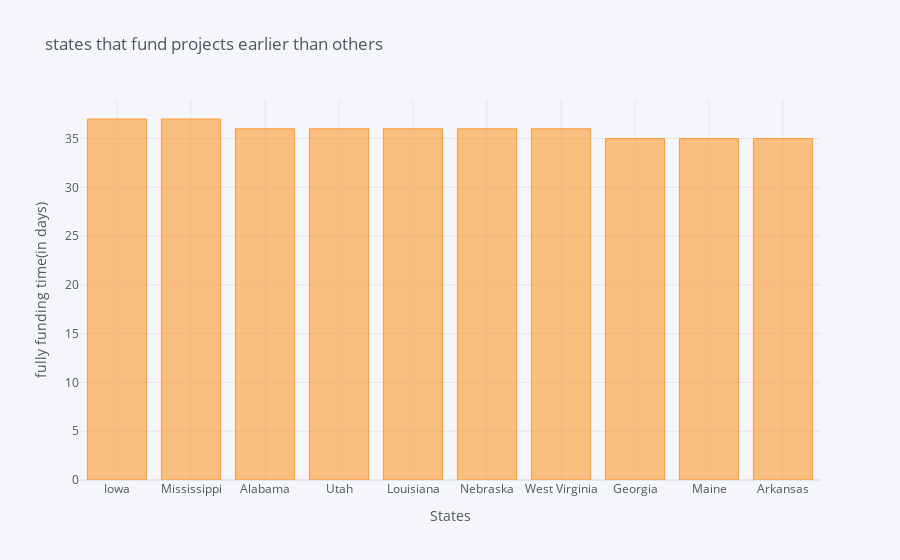

The code cell stored with this chart in its notebook:
### Code cell
slow_funding = slow[slow>32].sort_values(ascending = False).head(10)
slow_funding.iplot(kind='bar' , xTitle='States' , yTitle='fully funding time(in days)',
                title='states that fund projects earlier than others'
                )

### Figure 1 — Plotly figure (JSON) as saved in the notebook; plotly's stock layout.template omitted (floating-point values rounded to 4 significant figures)
{"data": [{"marker": {"color": "rgba(255, 153, 51, 0.6)", "line": {"color": "rgba(255, 153, 51, 1.0)", "width": 1}}, "name": "Funding Time", "orientation": "v", "text": "", "type": "bar", "x": ["Iowa", "Mississippi", "Alabama", "Utah", "Louisiana", "Nebraska", "West Virginia", "Georgia", "Maine", "Arkansas"], "y": [37, 37, 36, 36, 36, 36, 36, 35, 35, 35]}], "layout": {"legend": {"bgcolor": "#F5F6F9", "font": {"color": "#4D5663"}}, "paper_bgcolor": "#F5F6F9", "plot_bgcolor": "#F5F6F9", "title": {"font": {"color": "#4D5663"}, "text": "states that fund projects earlier than others"}, "xaxis": {"gridcolor": "#E1E5ED", "showgrid": true, "tickfont": {"color": "#4D5663"}, "title": {"font": {"color": "#4D5663"}, "text": "States"}, "zerolinecolor": "#E1E5ED"}, "yaxis": {"gridcolor": "#E1E5ED", "showgrid": true, "tickfont": {"color": "#4D5663"}, "title": {"font": {"color": "#4D5663"}, "text": "fully funding time(in days)"}, "zerolinecolor": "#E1E5ED"}}}
